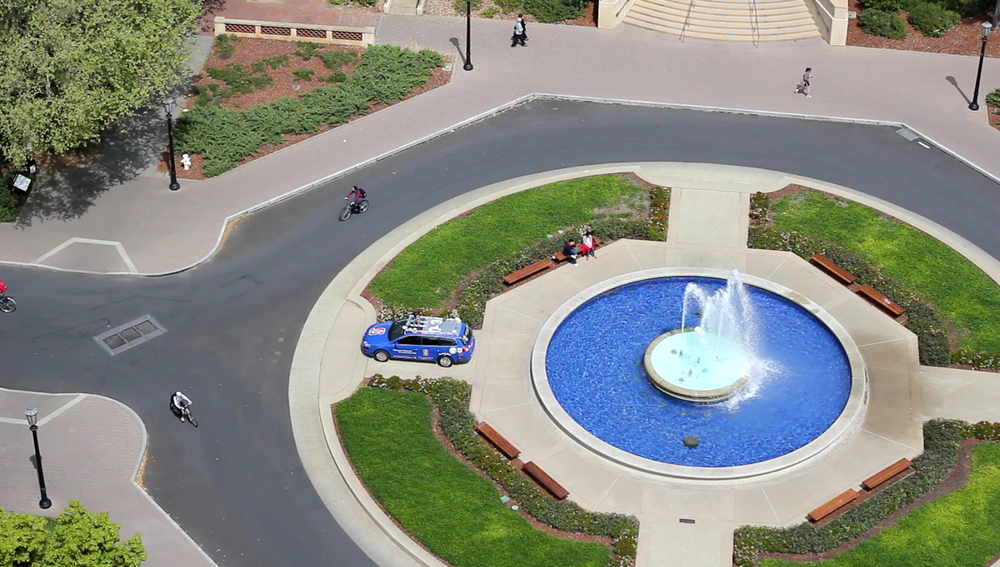
%> input picture Rohit_Learning_Transformation_Test/000000.png, 1000 x 567 px, shrunk from 1920 x 1088 before the run
$ octave --eval "result = imageFeatExtractProcessing(imread('000000.png'));"   (GNU Octave 9; MATLAB toolbox functions it lacks are replaced by stand-ins)
%> lines starting %> are read from the running program, lines starting %| are printed output that depends on the picture
function [ Test_Img ] = imageFeatExtractProcessing(inputImg)
%Does the preprocessing on input images. PreProcessing involves performing
%filtering on the image and later doing edge detection on it.


se90 = strel('line', 3, 90);
se0 = strel('line', 3, 0);
Test_Img_dilate = imdilate(inputImg, [se90 se0]);
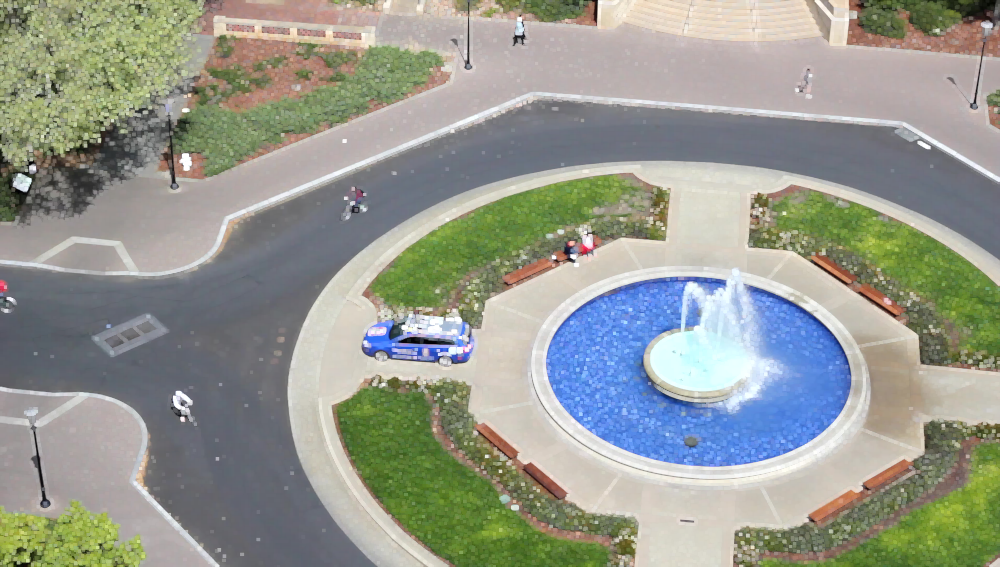
%> Test_Img_dilate: size 567x1000x3 uint8; mean R, G, B 149.8, 153.4, 143.4
Test_Img_Fill = imfill(Test_Img_dilate, 'holes');
seD = strel('diamond',1);
Test_Img_Final = imerode(Test_Img_Fill,seD);
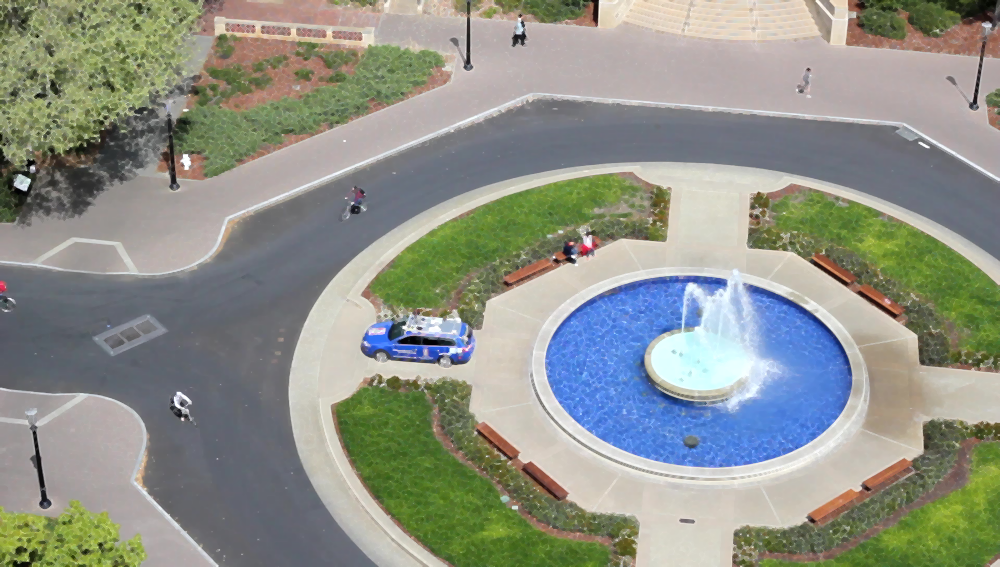
%> Test_Img_Final: size 567x1000x3 uint8; mean R, G, B 142.6, 146.4, 136.4
Test_Img = imerode(Test_Img_Final,seD);
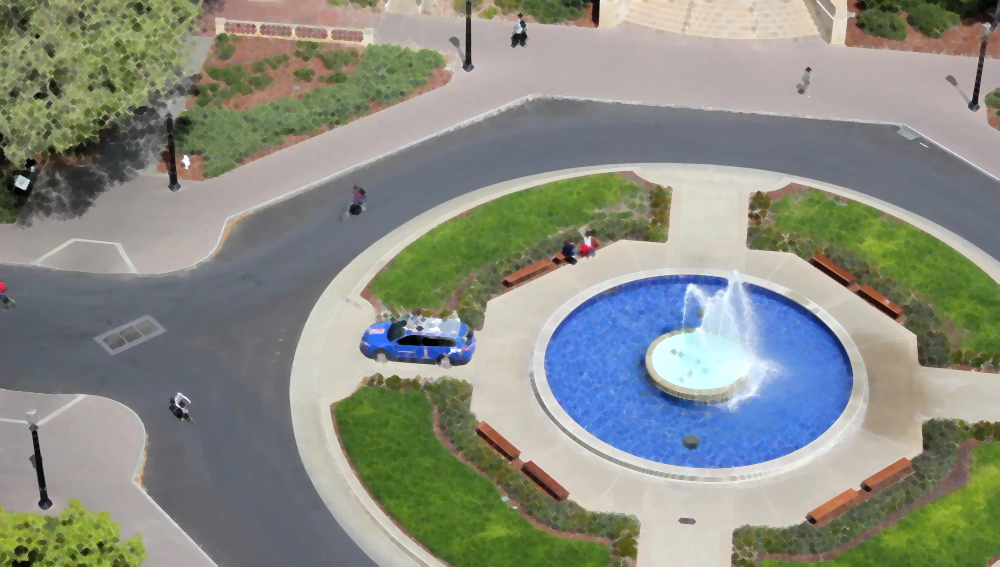
%> Test_Img: size 567x1000x3 uint8; mean R, G, B 136.8, 140.7, 130.8

end
